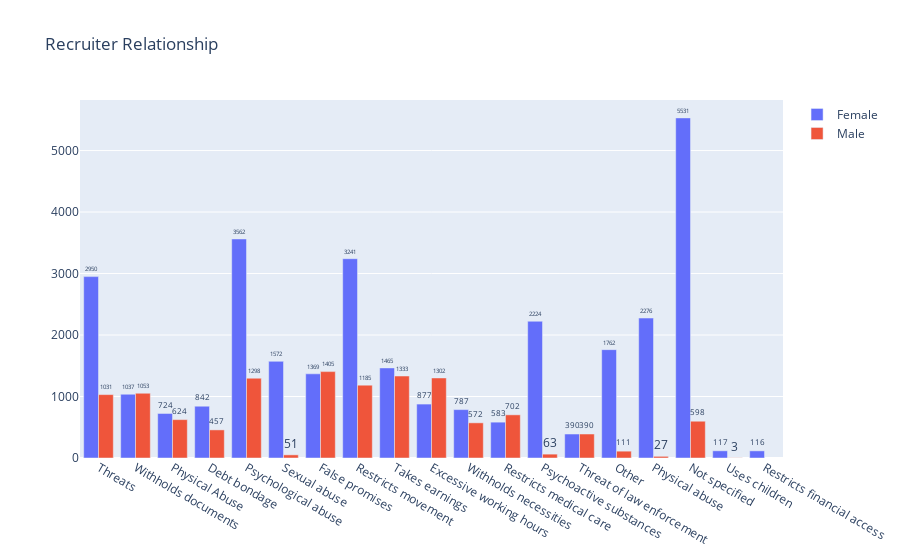

Here is the notebook cell this chart was saved with:
### Code cell
colors = {'A':'steelblue',
          'B':'firebrick'}
fig = go.Figure(data=[
    go.Bar(name='Female', x=data_female.index, y=data_female),
    go.Bar(name='Male', x=data_male.index, y=data_male)
])
fig.update_traces(texttemplate='%{value}', textposition='outside')
fig.update_layout(title_text='Recruiter Relationship')
fig.show()

### Figure 1 — Plotly figure (JSON) as saved in the notebook; plotly's stock layout.template omitted (floating-point values rounded to 4 significant figures)
{"data": [{"name": "Female", "textposition": "outside", "texttemplate": "%{value}", "type": "bar", "x": ["Threats", "Withholds documents", "Physical Abuse", "Debt bondage", "Psychological abuse", "Sexual abuse", "False promises", "Restricts movement", "Takes earnings", "Excessive working hours", "Withholds necessities", "Restricts medical care", "Psychoactive substances", "Threat of law enforcement", "Other", "Physical abuse", "Not specified", "Uses children", "Restricts financial access"], "y": [2950, 1037, 724, 842, 3562, 1572, 1369, 3241, 1465, 877, 787, 583, 2224, 390, 1762, 2276, 5531, 117, 116]}, {"name": "Male", "textposition": "outside", "texttemplate": "%{value}", "type": "bar", "x": ["False promises", "Debt bondage", "Restricts movement", "Threat of law enforcement", "Takes earnings", "Withholds documents", "Threats", "Restricts medical care", "Psychoactive substances", "Excessive working hours", "Withholds necessities", "Physical Abuse", "Psychological abuse", "Sexual abuse", "Other", "Not specified", "Physical abuse", "Uses children"], "y": [1405, 457, 1185, 390, 1333, 1053, 1031, 702, 63, 1302, 572, 624, 1298, 51, 111, 598, 27, 3]}], "layout": {"title": {"text": "Recruiter Relationship"}}}
